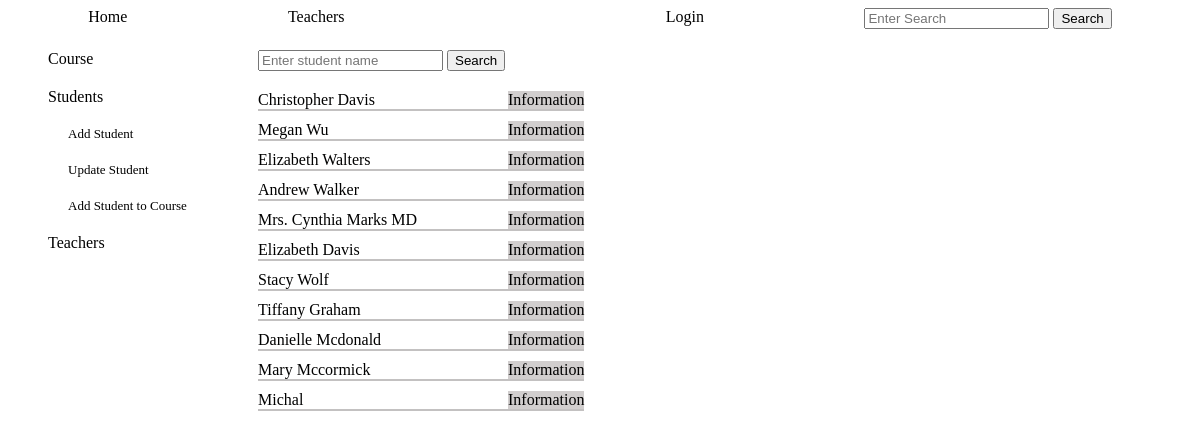
The app's page /admin_students with its own data.
### tables this page shows
CREATE TABLE students (
        id INTEGER PRIMARY KEY,
        name TEXT NOT NULL,
        email TEXT NOT NULL UNIQUE,
        phone TEXT
        );

### app.py (the view, shortened to what this page needs)
@app.route('/admin_students', methods=['GET', 'POST'])
def admin_students(): # students information and actions for admin
    log=check_log()
    admin_dict=chek_admin()
    form=['create']
    return render_template('admin_students.html', log=log, admin_dict=admin_dict, form=form, student_dict='', students=create_students_objects(crud.read_all('students')))

### app.py (called while the page is built)
def check_log(): #check if user is loged in or not
    log_result={}
    if "name" in session:
        link='/logout'
        log='Logout'
        log_result['link']=link
        log_result['log']=log
        return log_result
    else:
        link='/login'
        log='Login'
        log_result['link']=link
        log_result['log']=log
        return log_result

def chek_admin():#chech if user is admin or not
    if "role" in session:
        if session['role']=='admin':
            admin_dict={}
            admin_dict['id']=session['id']
            admin_dict['link']=f"/administrator/{session['id']}"
            admin_dict['word']='Administrator'
            admin_dict['hello']=f"Hello {session['name']}- what do you whant to do?"
            return admin_dict
        else:
            admin_dict=''
            return admin_dict

### crud.py (called while the page is built)
def read_all(table):
    return query(f"SELECT * FROM {table}")

### functions.py (called while the page is built)
def create_students_objects(students: list):
    students_objects=[classes.Student(student[0], student[1], student[2], student[3]) for student in students]
    return students_objects

### setup_db.py (called while the page is built)
def query(sql):
    with sqlite3.connect('students.db') as conn:
        cur=conn.cursor()
        cur.execute(sql)
        return cur.fetchall()

### templates/admin_students.html (shortened to what this page needs)
{% include "admin_nav_students.html" %}
    <div class="admin_students_main">
        <div class="main_student_search">
            <div class="student_search">
                {% for f in form %}
                <form action="" method="POST">
                    <input type="text" name="search" placeholder="Enter student name">
                    <input type="submit" value="Search">
                </form>
                {% endfor %}
            </div>
            <div class="students_list">
                {% for student in students %}
                <div class="student_info">
                    <div class="student_name">{{student.name}}</div>
                    <a href="/student_info/{{student.tid}}">Information</a>
                </div>
                {% endfor %}
            </div>
        </div>
        <div class="main_student_info">
            <div class="main_course_detail">
                <div class="info_student_courses">
                </div>
            </div>
        </div>
    </div>
    <div>
    </div>
</div>

### static/style.css (style rules this page uses)
.main_course_detail { display: grid; grid-template-columns: max-content max-content; gap:60px; }
.admin_students_main { grid-column: 2; grid-row: 1; display: flex; }
.main_student_search { display: flex; flex-direction: column; gap:20px; }
.students_list { display: flex; flex-direction: column; gap:10px; justify-content: space-between; }
.students_list>div { border-bottom: solid; border-width: 2px; border-color: rgb(195, 193, 193); }
.student_info { display: flex; }
.student_info>a { text-decoration: none; color: black; background-color: rgb(209, 206, 206); }
.student_name { width:250px; }
.main_student_info { display: flex; flex-direction: column; gap: 20px; }
.info_student_courses { grid-column: 2; display: grid; grid-template-columns: max-content max-content; grid-template-rows: max-content max-content max-content; font-size: larger; }

### records on screen
students: name "Christopher Davis"
students: name "Megan Wu"
students: name "Elizabeth Walters"
students: name "Andrew Walker"
students: name "Mrs. Cynthia Marks MD"
students: name "Elizabeth Davis"
students: name "Stacy Wolf"
students: name "Tiffany Graham"
students: name "Danielle Mcdonald"
students: name "Mary Mccormick"
students: name "Michal"

### other values on screen
{{ log.log }} "Login"
